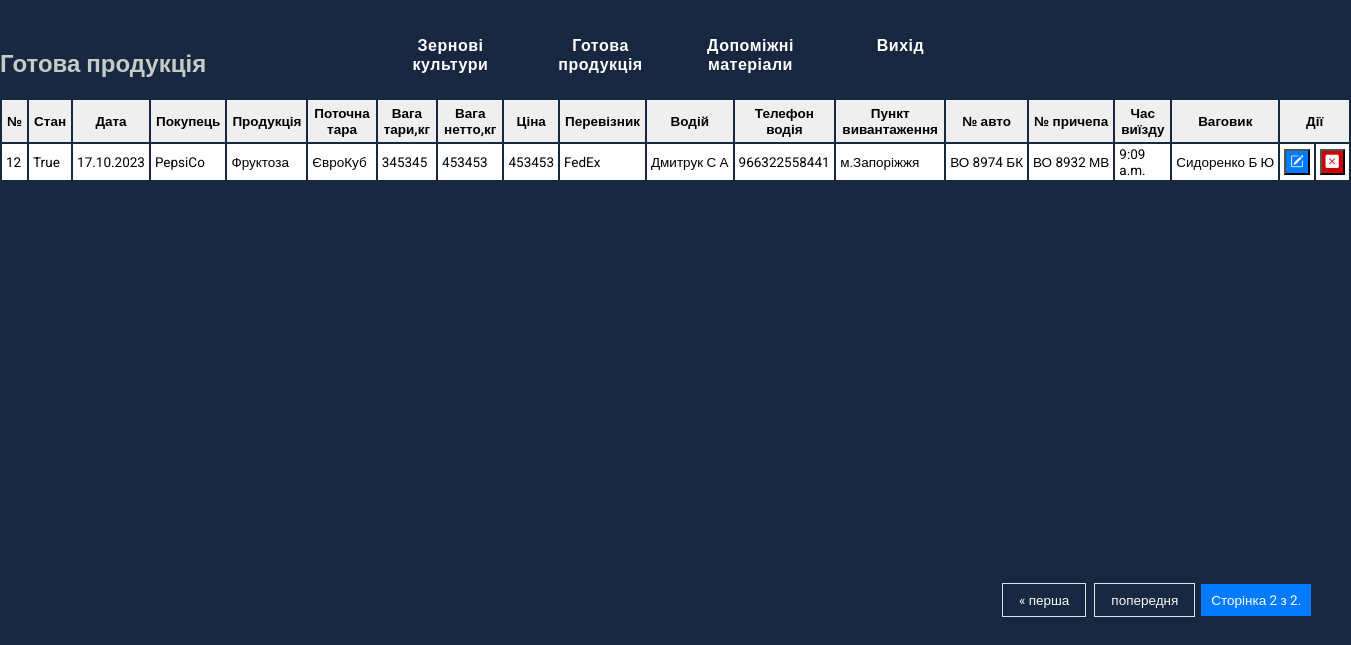
/log_shipped_products_list/?page=2, run on the app's committed database.
### weight_interface/models.py (models this page shows, shortened)
class LogShippedProducts(models.Model):
    Status = models.BooleanField(default=False)  # Стан
    Date = models.DateTimeField(auto_now_add=True)  # Дата поставки
    Customer = models.CharField(max_length=150)  # Покупець
    Product = models.CharField(max_length=150)  # Продукція
    Current_container = models.CharField(max_length=150)  # Поточна тара
    Tare_weight_kilos = models.FloatField()  # Вага тари, кг
    Net_weight_kilos = models.FloatField()  # Вага нетто, кг
    Price = models.IntegerField()  # Ціна
    Carrier = models.CharField(max_length=150)  # Перевізник
    Driver = models.CharField(max_length=80)  # Водій
    Driver_phone = models.CharField(max_length=40)  # Телефон водія
    Unloading_point = models.CharField(max_length=350)  # Пункт вивантаження
    Car_license_plate = models.CharField(max_length=15)  # Реєстраційний номер авто
    Trailer_license_plate = models.CharField(max_length=15)  # Реєстраційний номер причіпа
    Departure_time = models.TimeField()  # Час виїзду
    Weightman = models.CharField(max_length=80)  # Ваговик

### weight_interface/views.py (the view)
# urls.py: path('log_shipped_products_list/', views.get_logshippedproducts, name="log_shipped_products"),
def get_logshippedproducts(request):
    log_shipped_products = LogShippedProducts.objects.all()
    items_per_page = 10
    paginator = Paginator(log_shipped_products, items_per_page)
    page = request.GET.get('page')
    try:
        current_page = paginator.page(page)
    except PageNotAnInteger:
        current_page = paginator.page(1)
    except EmptyPage:
        current_page = paginator.page(paginator.num_pages)
    return render(request, "weight_interface/log_shipped_products_list.html",
                  {"current_page": current_page})

### weight_interface/templates/weight_interface/log_shipped_products_list.html (shortened to what this page needs)
{% extends "weight_interface/base.html" %}
{% block content %}
    <h2 style="color: #C5CCC8;">Готова продукція</h2>
    {% if current_page %}
			<table class="table">
                 <thead>
					<tr>
						<th>№</th>
						<th>Стан</th>
						<th>Дата</th>
						<th>Покупець</th>
						<th>Продукція</th>
						<th>Поточна тара</th>
						<th>Вага тари,кг</th>
						<th>Вага нетто,кг</th>
						<th>Ціна</th>
						<th>Перевізник</th>
						<th>Водій</th>
						<th>Телефон водія</th>
						<th>Пункт вивантаження</th>
						<th>№ авто</th>
						<th>№ причепа</th>
						<th>Час виїзду</th>
						<th>Ваговик</th>
						<th colspan="2">Дії</th>
					</tr>
				</thead>
				<tbody>
                {% for log_shipped_product in current_page %}
                        <tr>
						<td>{{log_shipped_product.pk}}</td>
						<td>{{log_shipped_product.Status}}</td>
						<td>{{log_shipped_product.Date|date:"j.n.Y"}}</td>
						<td style="white-space: nowrap;">{{log_shipped_product.Customer}}</td>
						<td>{{log_shipped_product.Product}}</td>
						<td>{{log_shipped_product.Current_container}}</td>
						<td>{{log_shipped_product.Tare_weight_kilos}}</td>
						<td>{{log_shipped_product.Net_weight_kilos}}</td>
						<td>{{log_shipped_product.Price}}</td>
						<td style="white-space: nowrap;">{{log_shipped_product.Carrier}}</td>
						<td style="white-space: nowrap;">{{log_shipped_product.Driver}}</td>
						<td>{{log_shipped_product.Driver_phone}}</td>
						<td style="white-space: nowrap;">{{log_shipped_product.Unloading_point}}</td>
						<td style="white-space: nowrap;">{{log_shipped_product.Car_license_plate}}</td>
						<td style="white-space: nowrap;">{{log_shipped_product.Trailer_license_plate}}</td>
						<td>{{log_shipped_product.Departure_time}}</td>
						<td style="white-space: nowrap;">{{log_shipped_product.Weightman}}</td>
                            <td >
                                <button type="button" class="btn-change">
                                    <span aria-hidden="true"><i class="bi bi-pencil-square"></i></span>
                                </button>
                            </td>
                            <td >
                                <button type="button" class="btn-delete">
                                    <span  aria-hidden="true"><i class="bi bi-x-square-fill"></i></span>
                                </button>
                            </td>
                        </tr>
                    {% endfor %}
				</tbody>
            </table>
    {% endif %}
{% endblock %}
{% block pagin %}
     <main>
		<div class="pagination" >
			<span class="step-links">
				{% if current_page.has_previous %}
					<a href="?page=1">&laquo; перша</a>
					<a href="?page={{ current_page.previous_page_number }}">попередня</a>
				{% endif %}
				<span class="current-page">
					Сторінка {{ current_page.number }} з {{ current_page.paginator.num_pages }}.
				</span>
			</span>
		</div>
	 </main>
{% endblock %}

### weight_interface/static/css/base.css (style rules this page uses)
:root { --menu-width: 37.5em; --items: 4; --item-width: calc(var(--menu-width) / var(--items)); }
body { margin: 0; padding: 0; background: #192841; font-family: 'Roboto', sans-serif; height: 100vh; overflow-y: hidden; overflow-x: scroll; width: 100vw; }
main { margin-top:50px; padding: 0; }
.table { border: 0px solid #eee; table-layout: ; font-size: 13.5px; justify-content: center; width: 100%; margin-bottom: 20px; overflow-y: auto; }
.table th { font-weight: bold; padding: 5px; background: #efefef; border: 0px solid #dddddd; }
.table td { padding: 2px 4px; border: 0px solid #eee; text-align: left; }
.table tbody tr:nth-child(odd) { background: #fff; }
.pagination { position:absolute; margin-top: 20px; top: 570; left: 1000; right: 0; }
.pagination a { color: #f8f9fa; padding: 8px 16px; font-size: 13.5px; text-decoration: none; transition: background-color 0.3s; border: 1px solid #dee2e6; margin: 0 2px; }
.pagination .current-page { margin-right:8px; padding: 8px 10px; font-size: 13.5px; background-color: #007BFF; color: #fff; }
.btn-change { color: #f8f9fa; background-color: #007BFF; padding: 4px 4px; }
.btn-delete { color: #f8f9fa; background-color: #D10000; padding: 4px 4px; }

### data on the page
LogShippedProducts: pk "12", Status "True", Date "17.10.2023", Customer "PepsiCo", Product "Фруктоза", Current_container "ЄвроКуб", Tare_weight_kilos "345345", Net_weight_kilos "453453", Price "453453", Carrier "FedEx", Driver "Дмитрук С А", Driver_phone "966322558441", Unloading_point "м.Запоріжжя", Car_license_plate "ВО 8974 БК", Trailer_license_plate "ВО 8932 МВ", Departure_time "9:09 a.m.", Weightman "Сидоренко Б Ю"

### other printed values
{{ current_page.number }} "2"
{{ current_page.paginator.num_pages }} "2"
